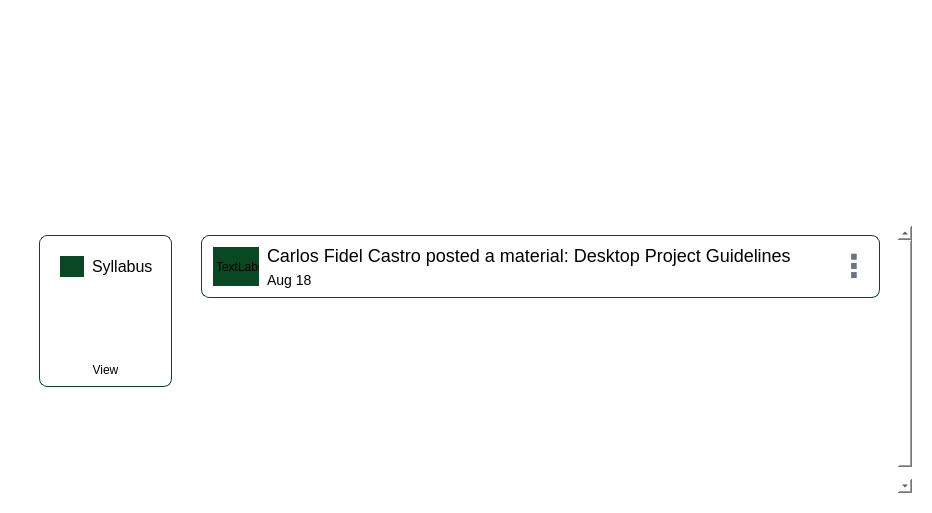
<?xml version="1.0" encoding="UTF-8"?>
<ui version="4.0">
 <class>ClassroomStreamContent</class>
 <widget class="QWidget" name="ClassroomStreamContent">
  <property name="geometry">
   <rect>
    <x>0</x>
    <y>0</y>
    <width>932</width>
    <height>513</height>
   </rect>
  </property>
  <property name="windowTitle">
   <string>Form</string>
  </property>
  <property name="styleSheet">
   <string notr="true">QWidget {
    background-color: transparent;
    font-family:&quot;Poppins&quot;;
}</string>
  </property>
  <layout class="QVBoxLayout" name="verticalLayout_2">
   <item>
    <layout class="QVBoxLayout" name="main_layout">
     <property name="spacing">
      <number>0</number>
     </property>
     <item>
      <widget class="QWidget" name="mainContent" native="true">
       <property name="minimumSize">
        <size>
         <width>0</width>
         <height>0</height>
        </size>
       </property>
       <property name="styleSheet">
        <string notr="true">QWidget {
    background: transparent;
    border-radius: 12px;
}</string>
       </property>
       <layout class="QVBoxLayout" name="verticalLayout">
        <item>
         <layout class="QVBoxLayout" name="contentlayout">
          <property name="leftMargin">
           <number>0</number>
          </property>
          <property name="topMargin">
           <number>0</number>
          </property>
          <property name="rightMargin">
           <number>0</number>
          </property>
          <property name="bottomMargin">
           <number>0</number>
          </property>
          <item>
           <widget class="QWidget" name="courseHeDER" native="true">
            <property name="minimumSize">
             <size>
              <width>0</width>
              <height>200</height>
             </size>
            </property>
            <property name="styleSheet">
             <string notr="true">QWidget {
    background: qlineargradient(x1:0, y1:0, x2:1, y2:1, 
        stop:0 #2d8f6f, stop:1 #4db38b);
    border-radius: 12px;
}</string>
            </property>
            <layout class="QVBoxLayout" name="verticalLayout_4">
             <item>
              <layout class="QVBoxLayout" name="headerLayout_2">
               <property name="leftMargin">
                <number>40</number>
               </property>
               <property name="topMargin">
                <number>30</number>
               </property>
               <property name="rightMargin">
                <number>40</number>
               </property>
               <property name="bottomMargin">
                <number>30</number>
               </property>
               <item>
                <widget class="QLabel" name="courseCode_label">
                 <property name="styleSheet">
                  <string notr="true">QLabel {
    color: rgba(255, 255, 255, 0.8);
    font-size: 14px;
	font-family: &quot;Poppins&quot;;
    background: transparent;
}</string>
                 </property>
                 <property name="text">
                  <string>ITSD81</string>
                 </property>
                </widget>
               </item>
               <item>
                <widget class="QLabel" name="courseTitle_label">
                 <property name="styleSheet">
                  <string notr="true">QLabel {
    color: white;
    font-size: 32px;
    font-weight: bold;
	font-family: &quot;Poppins-Semi-Bold&quot;;
    background: transparent;
}</string>
                 </property>
                 <property name="text">
                  <string>DESKTOP APPLICATION DEVELOPMENT LECTURE</string>
                 </property>
                </widget>
               </item>
               <item>
                <widget class="QLabel" name="courseSection_label">
                 <property name="styleSheet">
                  <string notr="true">QLabel {
    color: rgba(255, 255, 255, 0.9);
    font-size: 16px;
    font-weight: 400;
	font-family: &quot;Poppins&quot;;
    background: transparent;
    margin-top: 8px;
}</string>
                 </property>
                 <property name="text">
                  <string>BSIT-2C
MONDAY - 1:00 - 4:00 PM</string>
                 </property>
                </widget>
               </item>
              </layout>
             </item>
            </layout>
           </widget>
          </item>
         </layout>
        </item>
        <item>
         <widget class="QScrollArea" name="scrollArea">
          <property name="styleSheet">
           <string notr="true">QScrollArea {
       border: none;
       background-color: transparent;
   }
   QScrollBar:vertical {
       border: none;
       background: #F1F1F1;
       width: 8px;
       border-radius: 4px;
   }
   QScrollBar::handle:vertical {
       background: #C1C1C1;
       border-radius: 4px;
       min-height: 20px;
   }</string>
          </property>
          <property name="widgetResizable">
           <bool>true</bool>
          </property>
          <widget class="QWidget" name="scrollAreaWidgetContents">
           <property name="geometry">
            <rect>
             <x>0</x>
             <y>0</y>
             <width>889</width>
             <height>295</height>
            </rect>
           </property>
           <layout class="QVBoxLayout" name="verticalLayout_5">
            <item>
             <layout class="QHBoxLayout" name="horizontalLayout_5">
              <property name="spacing">
               <number>20</number>
              </property>
              <property name="leftMargin">
               <number>0</number>
              </property>
              <property name="topMargin">
               <number>0</number>
              </property>
              <property name="rightMargin">
               <number>0</number>
              </property>
              <property name="bottomMargin">
               <number>30</number>
              </property>
              <item>
               <layout class="QVBoxLayout" name="verticalLayout_7">
                <property name="leftMargin">
                 <number>10</number>
                </property>
                <item>
                 <widget class="QFrame" name="syllabusFrame">
                  <property name="sizePolicy">
                   <sizepolicy hsizetype="Fixed" vsizetype="Preferred">
                    <horstretch>0</horstretch>
                    <verstretch>0</verstretch>
                   </sizepolicy>
                  </property>
                  <property name="minimumSize">
                   <size>
                    <width>133</width>
                    <height>152</height>
                   </size>
                  </property>
                  <property name="maximumSize">
                   <size>
                    <width>140</width>
                    <height>170</height>
                   </size>
                  </property>
                  <property name="styleSheet">
                   <string notr="true">QFrame {
    background-color: white;
    border-radius: 8px;
    border: 1px solid #084924;
	background-position: top right;
}
QFrame:hover {
    border: 1px solid #e9ecef;
    box-shadow: 0 2px 8px rgba(0,0,0,0.08);
}</string>
                  </property>
                  <layout class="QVBoxLayout" name="verticalLayout_9">
                   <item>
                    <layout class="QVBoxLayout" name="syllabusCard_layout">
                     <property name="spacing">
                      <number>7</number>
                     </property>
                     <item>
                      <widget class="QWidget" name="syllabussss" native="true">
                       <layout class="QHBoxLayout" name="horizontalLayout_7">
                        <item>
                         <widget class="QLabel" name="icon_label2">
                          <property name="maximumSize">
                           <size>
                            <width>28</width>
                            <height>28</height>
                           </size>
                          </property>
                          <property name="styleSheet">
                           <string notr="true">QLabel {
    background-color: #084924;
    border-radius: 20px;
    border: 2px solid white;
    color: white;
    font-size: 18px;
}</string>
                          </property>
                          <property name="text">
                           <string/>
                          </property>
                          <property name="alignment">
                           <set>Qt::AlignCenter</set>
                          </property>
                          <property name="wordWrap">
                           <bool>false</bool>
                          </property>
                         </widget>
                        </item>
                        <item>
                         <layout class="QHBoxLayout" name="horizontalLayout_6">
                          <item>
                           <widget class="QLabel" name="label_2">
                            <property name="styleSheet">
                             <string notr="true">border: none;
font-size: 16px;</string>
                            </property>
                            <property name="text">
                             <string>Syllabus</string>
                            </property>
                           </widget>
                          </item>
                         </layout>
                        </item>
                       </layout>
                      </widget>
                     </item>
                     <item>
                      <spacer name="verticalSpacer_3">
                       <property name="orientation">
                        <enum>Qt::Vertical</enum>
                       </property>
                       <property name="sizeHint" stdset="0">
                        <size>
                         <width>20</width>
                         <height>40</height>
                        </size>
                       </property>
                      </spacer>
                     </item>
                     <item>
                      <widget class="QPushButton" name="pushButton">
                       <property name="text">
                        <string>View</string>
                       </property>
                      </widget>
                     </item>
                    </layout>
                   </item>
                  </layout>
                 </widget>
                </item>
                <item>
                 <spacer name="verticalSpacer_4">
                  <property name="orientation">
                   <enum>Qt::Vertical</enum>
                  </property>
                  <property name="sizeHint" stdset="0">
                   <size>
                    <width>20</width>
                    <height>40</height>
                   </size>
                  </property>
                 </spacer>
                </item>
               </layout>
              </item>
              <item>
               <widget class="QWidget" name="stream_item_container" native="true">
                <property name="sizePolicy">
                 <sizepolicy hsizetype="Expanding" vsizetype="Preferred">
                  <horstretch>0</horstretch>
                  <verstretch>0</verstretch>
                 </sizepolicy>
                </property>
                <layout class="QVBoxLayout" name="verticalLayout_6">
                 <property name="leftMargin">
                  <number>9</number>
                 </property>
                 <property name="topMargin">
                  <number>0</number>
                 </property>
                 <item>
                  <layout class="QVBoxLayout" name="stream_items_layout">
                   <property name="spacing">
                    <number>10</number>
                   </property>
                   <item>
                    <widget class="QFrame" name="postTemplate">
                     <property name="styleSheet">
                      <string notr="true">QFrame {
    background-color: white;
    border-radius: 8px;
    border: 1px solid #084924;
}
QFrame:hover {
    border: 1px solid #e9ecef;
    box-shadow: 0 2px 8px rgba(0,0,0,0.08);
}</string>
                     </property>
                     <property name="frameShape">
                      <enum>QFrame::StyledPanel</enum>
                     </property>
                     <property name="frameShadow">
                      <enum>QFrame::Raised</enum>
                     </property>
                     <layout class="QHBoxLayout" name="horizontalLayout_2">
                      <item>
                       <widget class="QLabel" name="icon_label">
                        <property name="maximumSize">
                         <size>
                          <width>50</width>
                          <height>50</height>
                         </size>
                        </property>
                        <property name="styleSheet">
                         <string notr="true">background-color: #084924; 
border-radius: 25px; 
border: 2px solid white;</string>
                        </property>
                        <property name="text">
                         <string>TextLabel</string>
                        </property>
                       </widget>
                      </item>
                      <item>
                       <layout class="QHBoxLayout" name="horizontalLayout">
                        <item>
                         <layout class="QVBoxLayout" name="verticalLayout_3">
                          <item>
                           <widget class="QLabel" name="title_label">
                            <property name="styleSheet">
                             <string notr="true">font-size: 18px;
border:none;</string>
                            </property>
                            <property name="text">
                             <string>Carlos Fidel Castro posted a material: Desktop Project Guidelines</string>
                            </property>
                           </widget>
                          </item>
                          <item>
                           <widget class="QLabel" name="date_label">
                            <property name="styleSheet">
                             <string notr="true">
	font-size: 14px;
	border:none;</string>
                            </property>
                            <property name="frameShape">
                             <enum>QFrame::NoFrame</enum>
                            </property>
                            <property name="text">
                             <string>Aug 18</string>
                            </property>
                            <property name="wordWrap">
                             <bool>true</bool>
                            </property>
                           </widget>
                          </item>
                         </layout>
                        </item>
                       </layout>
                      </item>
                      <item>
                       <widget class="QPushButton" name="menu_button">
                        <property name="maximumSize">
                         <size>
                          <width>32</width>
                          <height>32</height>
                         </size>
                        </property>
                        <property name="styleSheet">
                         <string notr="true">QPushButton {
    background: transparent;
    border: none;
    color: #6c757d;
    font-size: 32px;
    font-weight: bold;
    border-radius: 16px;
}
QPushButton:hover {
    background-color: #f8f9fa;
    color: #495057;
}
QPushButton:pressed {
    background-color: #e9ecef;
}</string>
                        </property>
                        <property name="text">
                         <string>⋮</string>
                        </property>
                       </widget>
                      </item>
                     </layout>
                    </widget>
                   </item>
                  </layout>
                 </item>
                 <item>
                  <spacer name="verticalSpacer">
                   <property name="orientation">
                    <enum>Qt::Vertical</enum>
                   </property>
                   <property name="sizeHint" stdset="0">
                    <size>
                     <width>20</width>
                     <height>40</height>
                    </size>
                   </property>
                  </spacer>
                 </item>
                </layout>
               </widget>
              </item>
             </layout>
            </item>
            <item>
             <spacer name="verticalSpacer_2">
              <property name="orientation">
               <enum>Qt::Vertical</enum>
              </property>
              <property name="sizeHint" stdset="0">
               <size>
                <width>20</width>
                <height>40</height>
               </size>
              </property>
             </spacer>
            </item>
           </layout>
          </widget>
         </widget>
        </item>
       </layout>
      </widget>
     </item>
    </layout>
   </item>
  </layout>
 </widget>
 <resources>
  <include location="../../../../../../src/font.qrc"/>
 </resources>
 <connections/>
</ui>
